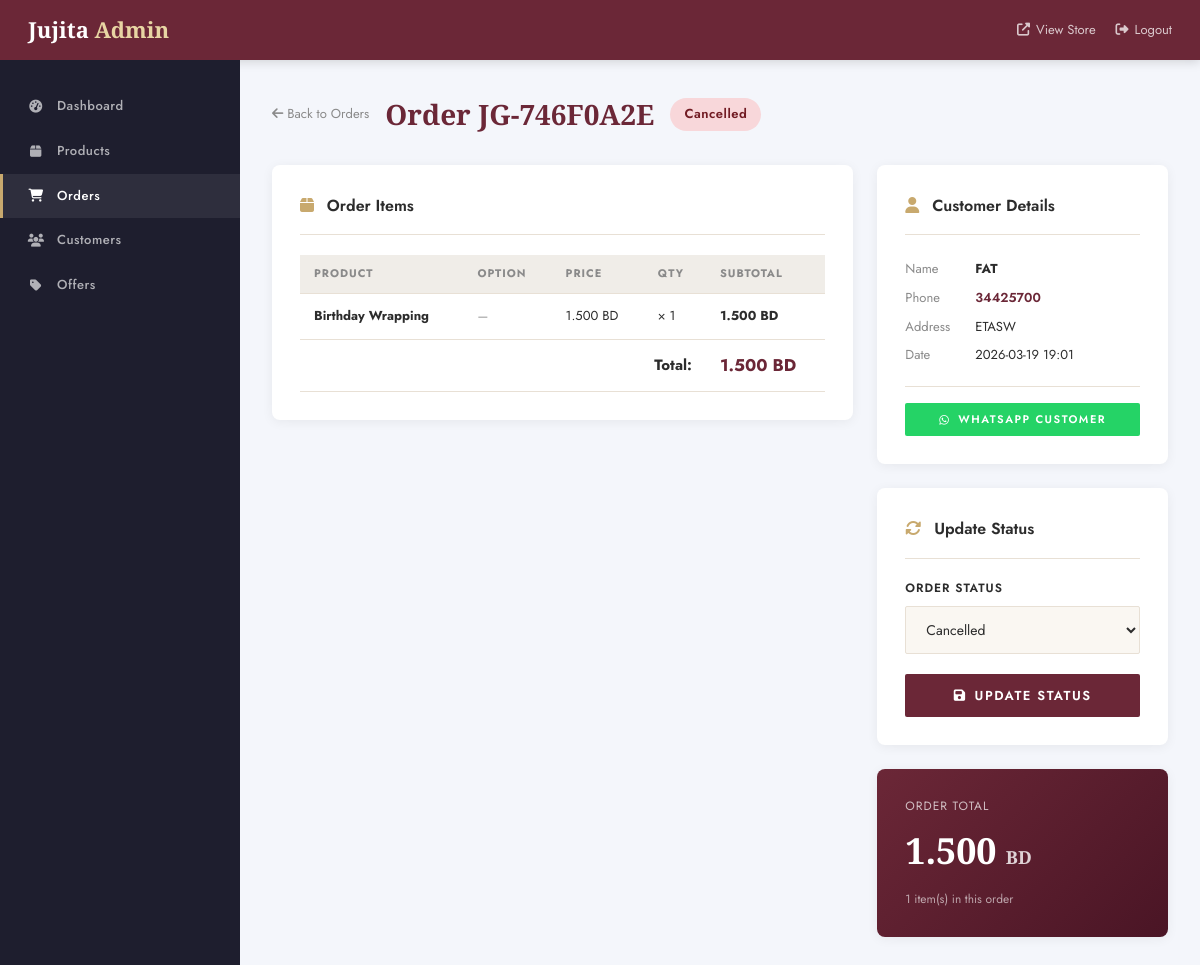
Page /admin/orders/1 (signed in) on the committed database.
### tables this page shows
CREATE TABLE orders (
        id INTEGER PRIMARY KEY AUTOINCREMENT,
        order_number TEXT UNIQUE NOT NULL,
        user_id INTEGER,
        customer_name TEXT NOT NULL,
        customer_phone TEXT NOT NULL,
        customer_address TEXT NOT NULL,
        items TEXT NOT NULL,
        total_amount REAL NOT NULL,
        status TEXT DEFAULT 'pending',
        payment_proof TEXT,
        payment_confirmed INTEGER DEFAULT 0,
        notes TEXT,
        created_at TIMESTAMP DEFAULT CURRENT_TIMESTAMP,
        FOREIGN KEY (user_id) REFERENCES users(id)
    );

### app.py (the view)
@app.route('/admin/orders/<int:order_id>')
@admin_required
def admin_order_detail(order_id):
    conn = get_db()
    order = conn.execute('SELECT * FROM orders WHERE id = ?', (order_id,)).fetchone()
    conn.close()
    if not order:
        flash('Order not found', 'error')
        return redirect(url_for('admin_orders'))
    items = json.loads(order['items'])
    return render_template('admin/order_detail.html', order=order, items=items)

### app.py (called while the page is built)
def get_db():
    conn = sqlite3.connect('database.db')
    conn.row_factory = sqlite3.Row
    return conn

@app.context_processor
def inject_cart_count():
    cart = session.get('cart', {})
    count = sum(item.get('quantity', 1) for item in cart.values())
    lang = session.get('lang', 'en')
    return dict(cart_count=count, lang=lang)

def admin_required(f):
    from functools import wraps
    @wraps(f)
    def decorated(*args, **kwargs):
        if not session.get('admin'):
            return redirect(url_for('admin_login'))
        return f(*args, **kwargs)
    return decorated

### templates/admin/order_detail.html (shortened to what this page needs)
{% extends "admin/base.html" %}
{% block content %}
<div style="display:flex;align-items:center;gap:16px;margin-bottom:28px;flex-wrap:wrap;">
    <a href="{{ url_for('admin_orders') }}" style="color:var(--mid-gray);font-size:13px;">
        <i class="fas fa-arrow-left"></i> Back to Orders
    </a>
    <h1 class="admin-page-title" style="margin-bottom:0;">Order {{ order.order_number }}</h1>
    <span class="status-badge status-{{ order.status }}" style="font-size:13px;padding:6px 14px;">
        {{ order.status|replace('_',' ')|title }}
    </span>
</div>
<div style="display:grid;grid-template-columns:2fr 1fr;gap:24px;align-items:start;">
    <div>
        <div class="admin-card">
            <div class="admin-card-title">
                <i class="fas fa-box" style="color:var(--gold);margin-right:8px;"></i>
                Order Items
            </div>
            <table class="admin-table">
                <thead>
                    <tr>
                        <th>Product</th>
                        <th>Option</th>
                        <th>Price</th>
                        <th>Qty</th>
                        <th>Subtotal</th>
                    </tr>
                </thead>
                <tbody>
                    {% for item in items %}
                    <tr>
                        <td><strong>{{ item.name }}</strong></td>
                        <td><span style="font-size:12px;color:var(--mid-gray);">{{ item.option or '—' }}</span></td>
                        <td>{{ "%.3f"|format(item.price) }} BD</td>
                        <td>× {{ item.quantity }}</td>
                        <td><strong>{{ "%.3f"|format(item.subtotal) }} BD</strong></td>
                    </tr>
                    {% endfor %}
                </tbody>
                <tfoot>
                    <tr>
                        <td colspan="4" style="text-align:right;padding:12px 14px;font-weight:700;font-size:15px;">Total:</td>
                        <td style="padding:12px 14px;font-weight:700;font-size:17px;color:var(--burgundy);">
                            {{ "%.3f"|format(order.total_amount) }} BD
                        </td>
                    </tr>
                </tfoot>
            </table>
        </div>
    </div>
    <div>
        <div class="admin-card">
            <div class="admin-card-title">
                <i class="fas fa-user" style="color:var(--gold);margin-right:8px;"></i>
                Customer Details
            </div>
            <div style="font-size:13px;line-height:2.2;">
                <div style="display:flex;gap:10px;">
                    <span style="color:var(--mid-gray);width:60px;flex-shrink:0;">Name</span>
                    <strong>{{ order.customer_name }}</strong>
                </div>
                <div style="display:flex;gap:10px;">
                    <span style="color:var(--mid-gray);width:60px;flex-shrink:0;">Phone</span>
                    <a href="tel:{{ order.customer_phone }}" style="color:var(--burgundy);font-weight:600;">{{ order.customer_phone }}</a>
                </div>
                <div style="display:flex;gap:10px;align-items:flex-start;">
                    <span style="color:var(--mid-gray);width:60px;flex-shrink:0;">Address</span>
                    <span>{{ order.customer_address }}</span>
                </div>
                <div style="display:flex;gap:10px;">
                    <span style="color:var(--mid-gray);width:60px;flex-shrink:0;">Date</span>
                    <span>{{ order.created_at[:16] }}</span>
                </div>
            </div>
            <div style="margin-top:16px;padding-top:16px;border-top:1px solid var(--border);">
                <a href="https://wa.me/973{{ order.customer_phone|replace(' ','') }}" target="_blank"
                   class="btn btn-sm" style="background:#25D366;color:#fff;border:none;width:100%;text-align:center;">
                    <i class="fab fa-whatsapp"></i> WhatsApp Customer
                </a>
            </div>
        </div>
        <div class="admin-card">
            <div class="admin-card-title">
                <i class="fas fa-sync-alt" style="color:var(--gold);margin-right:8px;"></i>
                Update Status
            </div>
            <form action="{{ url_for('admin_update_order_status', order_id=order.id) }}" method="POST">
                <div class="form-group">
                    <label>Order Status</label>
                    <select name="status" class="form-control">
                        {% for status in ['pending', 'payment_uploaded', 'processing', 'completed', 'cancelled'] %}
                        <option value="{{ status }}" {{ 'selected' if order.status == status }}>
                            {{ status|replace('_',' ')|title }}
                        </option>
                        {% endfor %}
                    </select>
                </div>
                <button type="submit" class="btn btn-primary" style="width:100%;">
                    <i class="fas fa-save"></i> Update Status
                </button>
            </form>
        </div>
        <div class="admin-card" style="background:linear-gradient(135deg,var(--burgundy),#4A1525);border:none;">
            <div style="color:rgba(255,255,255,0.7);font-size:12px;letter-spacing:1px;text-transform:uppercase;margin-bottom:6px;">Order Total</div>
            <div style="font-family:var(--font-display);font-size:36px;font-weight:700;color:#fff;">
                {{ "%.3f"|format(order.total_amount) }} <span style="font-size:18px;opacity:0.8;">BD</span>
            </div>
            <div style="margin-top:10px;font-size:12px;color:rgba(255,255,255,0.6);">
                {{ items|length }} item(s) in this order
            </div>
        </div>
    </div>
</div>
{% endblock %}

### static/css/main.css (style rules this page uses)
:root { --cream: #FAF7F2; --warm-white: #FFFDF9; --burgundy: #6B2737; --gold: #C8A96E; --gold-light: #E8D5A3; --charcoal: #2C2C2C; --mid-gray: #8A8A8A; --light-gray: #F0EDE8; --border: #E8E0D5; --shadow: rgba(107, 39, 55, 0.08); --shadow-md: rgba(107, 39, 55, 0.15); --font-display: 'Cormorant Garamond', serif; --font-body: 'Jost', sans-serif; --font-arabic: 'Noto Naskh Arabic', serif; --radius: 2px; --radius-md: 8px; --transition: 0.3s cubic-bezier(0.4, 0, 0.2, 1); }
*, *::before, *::after { box-sizing: border-box; margin: 0; padding: 0; }
html { scroll-behavior: smooth; }
body { font-family: var(--font-body); background: var(--warm-white); color: var(--charcoal); line-height: 1.6; font-size: 15px; overflow-x: hidden; }
a { text-decoration: none; color: inherit; transition: color var(--transition); }
.btn { display: inline-flex; align-items: center; justify-content: center; gap: 8px; padding: 12px 28px; font-family: inherit; font-size: 13px; font-weight: 600; letter-spacing: 1.5px; text-transform: uppercase; border-radius: var(--radius); cursor: pointer; transition: all var(--transition); border: none; text-decoration: none; }
.btn-primary { background: var(--burgundy); color: #fff; }
.btn-sm { padding: 8px 18px; font-size: 11px; }
.form-group { margin-bottom: 20px; }
.form-group label { display: block; font-size: 12px; font-weight: 600; letter-spacing: 1px; text-transform: uppercase; color: var(--charcoal); margin-bottom: 8px; }
.form-control { width: 100%; padding: 12px 16px; border: 1.5px solid var(--border); border-radius: var(--radius); font-family: inherit; font-size: 14px; background: var(--cream); color: var(--charcoal); outline: none; transition: border-color var(--transition), box-shadow var(--transition); }
.form-control::placeholder { color: #bbb; }
select.form-control { cursor: pointer; }
.admin-body { background: #f4f6fb; min-height: 100vh; }
.admin-page-title { font-family: var(--font-display); font-size: 28px; color: var(--burgundy); font-weight: 700; margin-bottom: 28px; }
.admin-card { background: #fff; border-radius: var(--radius-md); padding: 28px; box-shadow: 0 2px 12px rgba(0,0,0,0.06); margin-bottom: 24px; }
.admin-card-title { font-size: 16px; font-weight: 600; color: var(--charcoal); margin-bottom: 20px; padding-bottom: 16px; border-bottom: 1px solid var(--border); }
.admin-table { width: 100%; border-collapse: collapse; font-size: 13px; }
.admin-table th { text-align: left; padding: 10px 14px; font-size: 11px; letter-spacing: 1px; text-transform: uppercase; color: var(--mid-gray); background: var(--light-gray); border-bottom: 1px solid var(--border); }
.admin-table td { padding: 12px 14px; border-bottom: 1px solid var(--border); color: var(--charcoal); }
.status-badge { display: inline-block; padding: 3px 10px; border-radius: 20px; font-size: 11px; font-weight: 600; letter-spacing: 0.5px; }
.status-cancelled { background: #f8d7da; color: #721c24; }

### rows in the picture
orders: order_number "JG-746F0A2E", status "Cancelled", total_amount "1.500", customer_name "FAT", customer_phone "34425700", customer_address "ETASW", created_at "2026-03-19 19:01"

### other values in the picture
{{ item.name }} "Birthday Wrapping"
{{ item.option or '—' }} "—"
{{ "%.3f"|format(item.price) }} "1.500"
{{ item.quantity }} "1"
{{ "%.3f"|format(item.subtotal) }} "1.500"
{{ items|length }} "1"
form field status "Cancelled"
